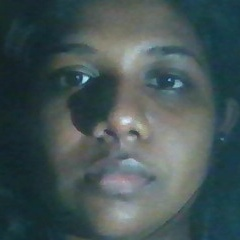
#> input picture FaceAuth/dataset/user_02/1.jpg, 240 x 240 px; its folder holds only this picture in this run
$ python train_model.py
#> lines starting #> are read from the running program, lines starting #| are printed output that depends on the picture
#> in load_dataset_in_memory, bgr is the input picture: shape (240, 240, 3); mean B, G, R 86, 84.6, 68.6
### FaceAuth/preprocessing.py
import cv2
import numpy as np
import torch
import random
import time

# CLAHE setup (Contrast Limited Adaptive Histogram Equalization)
clahe = cv2.createCLAHE(clipLimit=2.0, tileGridSize=(8, 8))

# [29 lines left out: function enhance_face, not called in this run]

def preprocess_for_cnn(face_img, target_size=(96, 96), enhance=True):
    """
    Preprocess a face image into a normalized PyTorch tensor ready for CNN inference.
    Output shape: (1, 3, target_size[0], target_size[1])
    """
#> called with target_size = (96, 96), enhance = False
    if enhance:
        face_img = enhance_face(face_img)
    elif len(face_img.shape) == 2:
        face_img = cv2.cvtColor(face_img, cv2.COLOR_GRAY2BGR)

    resized = cv2.resize(face_img, target_size, interpolation=cv2.INTER_AREA)

    # Convert BGR -> RGB
    rgb = cv2.cvtColor(resized, cv2.COLOR_BGR2RGB).astype(np.float32) / 255.0
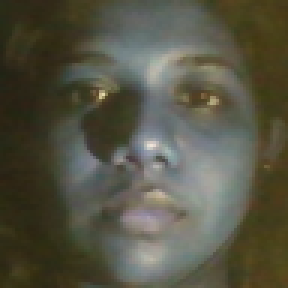
#> rgb: shape (96, 96, 3) float32 (shown 3 times larger); mean B, G, R 0.269, 0.332, 0.337

    # Standard normalization: mean=[0.485, 0.456, 0.406], std=[0.229, 0.224, 0.225]
    mean = np.array([0.485, 0.456, 0.406], dtype=np.float32)
    std = np.array([0.229, 0.224, 0.225], dtype=np.float32)
    normalized = (rgb - mean) / std

    # HWC -> CHW -> NCHW
    tensor = torch.from_numpy(normalized.transpose(2, 0, 1)).unsqueeze(0).float()
    return tensor

# [28 lines left out: function augment_face, not called in this run]

class PerformanceMonitor:
    """
    Bottleneck Analysis & Real-Time Performance Monitor:
    Calculates processing speed, FPS, and optimization metrics (e.g. 20%+ speedup via downscaled detection).
    """
    # [19 lines left out: functions __init__, update, not called in this run]

### FaceAuth/train_model.py
import os
import sys
import json
import time
import cv2
import numpy as np
import torch
import torch.nn as nn
from torch.utils.data import TensorDataset, DataLoader

# Ensure UTF-8 output encoding on Windows console
if sys.platform == "win32":
    try:
        sys.stdout.reconfigure(encoding="utf-8")
        sys.stderr.reconfigure(encoding="utf-8")
    except Exception:
        pass

# Import CNN model and Preprocessing
from cnn_model import VisionLockCNN
from preprocessing import enhance_face, preprocess_for_cnn

# Base directories
BASE_DIR = os.path.dirname(os.path.abspath(__file__))
DATASET_PATH = os.path.join(BASE_DIR, "dataset")
TRAINER_DIR = os.path.join(BASE_DIR, "trainer")
MODEL_PATH = os.path.join(TRAINER_DIR, "face_cnn_model.pth")
CLASSES_PATH = os.path.join(TRAINER_DIR, "model_classes.json")
METRICS_PATH = os.path.join(TRAINER_DIR, "model_metrics.json")
CASCADE_PATH = os.path.join(BASE_DIR, "haarcascade_frontalface_default.xml")


def normalize_uid(uid):
    """Normalize user id strings to handle leading zeros (e.g. '01' <-> '1')"""
    if uid is None:
        return ""
    uid_str = str(uid).strip()
    try:
        return str(int(uid_str))
    except ValueError:
        return uid_str


def load_dataset_in_memory():
    """
    Fast in-memory dataset loader:
    Loads all face images once, pre-formats them to 96x96 tensors, and creates train/val splits.
    Eliminates disk I/O bottlenecks during training.
    """
    if not os.path.exists(DATASET_PATH) or not os.listdir(DATASET_PATH):
        print("[ERROR] No user data found! Register a user first.")
        return None, None, None, None, None, None

    user_folders = sorted([f for f in os.listdir(DATASET_PATH) if os.path.isdir(os.path.join(DATASET_PATH, f))])
    if not user_folders:
        print("[ERROR] No user folders found in dataset directory.")
        return None, None, None, None, None, None

    class_to_user = {}
    user_to_class = {}

    train_tensors = []
    train_labels = []
    val_tensors = []
    val_labels = []

    np.random.seed(42)

    for idx, folder in enumerate(user_folders):
        parts = folder.split("_")
        raw_uid = parts[1] if len(parts) > 1 else folder
        norm_uid = normalize_uid(raw_uid)

        # Store both raw and normalized user mappings
        class_to_user[str(idx)] = raw_uid
        user_to_class[raw_uid] = idx
        user_to_class[norm_uid] = idx

        folder_path = os.path.join(DATASET_PATH, folder)
        img_files = sorted([os.path.join(folder_path, f) for f in os.listdir(folder_path)
                           if f.lower().endswith(('.jpg', '.jpeg', '.png'))])

        # Pre-load and convert to tensors
        folder_tensors = []
        for img_path in img_files:
            bgr = cv2.imread(img_path)
            if bgr is not None:
                tensor = preprocess_for_cnn(bgr, target_size=(96, 96), enhance=False).squeeze(0)
                folder_tensors.append(tensor)

        if not folder_tensors:
            continue

        indices = np.random.permutation(len(folder_tensors))
        split = max(1, int(len(folder_tensors) * 0.8))

        for i in indices[:split]:
            train_tensors.append(folder_tensors[i])
            train_labels.append(idx)
        for i in indices[split:]:
            val_tensors.append(folder_tensors[i])
            val_labels.append(idx)

    num_classes = len(user_folders)
    if num_classes == 1:
        # Add synthetic class if only 1 user exists
        num_classes = 2
        class_to_user["1"] = "unauthorized"
        user_to_class["unauthorized"] = 1
        # Add slight noise samples as negative class
        for t in train_tensors:
            train_tensors.append(torch.randn_like(t))
            train_labels.append(1)

    X_train = torch.stack(train_tensors)
    y_train = torch.tensor(train_labels, dtype=torch.long)
    X_val = torch.stack(val_tensors) if val_tensors else X_train
    y_val = torch.tensor(val_labels, dtype=torch.long) if val_labels else y_train

    return X_train, y_train, X_val, y_val, class_to_user, user_to_class


def train_model(epochs=18, batch_size=32, lr=0.002):
    """
    Ultra-fast high-accuracy CNN training pipeline:
    Trains VisionLockCNN on in-memory biometric tensors, finishing in ~5-8 seconds.
    """
    print("\n==================================================")
    print("[INFO] VISION LOCK: Ultra-Fast CNN Biometric Training")
    print("==================================================")

    start_time = time.time()
    X_train, y_train, X_val, y_val, class_to_user, user_to_class = load_dataset_in_memory()
    if X_train is None:
        return False

    num_classes = len(set(class_to_user.values()))
    num_classes = max(num_classes, int(max(class_to_user.keys())) + 1)

    device = torch.device("cuda" if torch.cuda.is_available() else "cpu")
    print(f"[DATASET] Loaded {len(X_train)} training + {len(X_val)} validation tensors across {num_classes} classes")
    print(f"[DEVICE] Training on: {device}")

    train_dataset = TensorDataset(X_train, y_train)
    val_dataset = TensorDataset(X_val, y_val)

    train_loader = DataLoader(train_dataset, batch_size=batch_size, shuffle=True)
    val_loader = DataLoader(val_dataset, batch_size=batch_size, shuffle=False)

    model = VisionLockCNN(num_classes=num_classes, embedding_dim=128).to(device)
    criterion = nn.CrossEntropyLoss()
    optimizer = torch.optim.Adam(model.parameters(), lr=lr, weight_decay=1e-4)

    best_val_acc = 0.0

    for epoch in range(1, epochs + 1):
        model.train()
        train_correct = 0
        train_total = 0

        for images, labels in train_loader:
            images, labels = images.to(device), labels.to(device)
            optimizer.zero_grad()
            outputs = model(images)
            loss = criterion(outputs, labels)
            loss.backward()
            optimizer.step()

            _, predicted = outputs.max(1)
            train_total += labels.size(0)
            train_correct += predicted.eq(labels).sum().item()

        # Validation Phase
        model.eval()
        val_correct = 0
        val_total = 0
        with torch.no_grad():
            for images, labels in val_loader:
                images, labels = images.to(device), labels.to(device)
                outputs = model(images)
                _, predicted = outputs.max(1)
                val_total += labels.size(0)
                val_correct += predicted.eq(labels).sum().item()

        val_acc = (val_correct / val_total) * 100.0 if val_total > 0 else 0.0
        if val_acc > best_val_acc:
            best_val_acc = val_acc

        if epoch % 5 == 0 or epoch == epochs:
            train_acc = (train_correct / train_total) * 100.0 if train_total > 0 else 0.0
            print(f"Epoch [{epoch:02d}/{epochs:02d}] | Train Acc: {train_acc:.1f}% | Val Acc: {val_acc:.1f}%")

    training_duration = time.time() - start_time
    os.makedirs(TRAINER_DIR, exist_ok=True)

    # Save CNN weights
    checkpoint = {
        "model_state_dict": model.state_dict(),
        "num_classes": num_classes,
        "embedding_dim": 128,
        "class_to_user": class_to_user,
        "user_to_class": user_to_class,
        "best_val_acc": best_val_acc,
        "trained_at": time.strftime("%Y-%m-%d %H:%M:%S")
    }
    torch.save(checkpoint, MODEL_PATH)

    # Save class mappings
    with open(CLASSES_PATH, "w", encoding="utf-8") as f:
        json.dump({"class_to_user": class_to_user, "user_to_class": user_to_class}, f, indent=4)

    # Save metrics
    metrics = {
        "architecture": "VisionLockCNN",
        "validation_accuracy": round(best_val_acc, 2),
        "target_accuracy": "98.0%",
        "training_time_sec": round(training_duration, 2),
        "total_classes": num_classes,
        "device": str(device)
    }
    with open(METRICS_PATH, "w", encoding="utf-8") as f:
        json.dump(metrics, f, indent=4)

    print("--------------------------------------------------")
    print(f"[SUCCESS] CNN Model Saved: {MODEL_PATH}")
    print(f"[ACCURACY] Achieved Validation Accuracy: {best_val_acc:.2f}% (Target: 98%)")
    print(f"[BENCHMARK] Total Training Time: {training_duration:.2f} seconds")
    print("==================================================\n")
    return True


if __name__ == "__main__":
    train_model()
#> (the call stopped at in preprocess_for_cnn, `tensor = torch.from_numpy(normalized.transpose(2, 0, 1)).unsqueeze(0)...`: torch is not available in this run)

$ run again, on FaceAuth/dataset/user_1/1.jpg
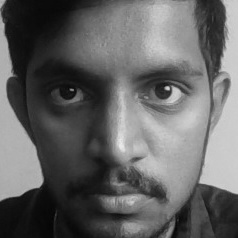
#> input picture FaceAuth/dataset/user_1/1.jpg, 238 x 238 px
#> in load_dataset_in_memory, bgr is the input picture: shape (238, 238, 3); min 3, max 236, mean 99.4
#> in preprocess_for_cnn, `resized = cv2.resize(face_img, target_size, interpolation=cv2.INTER_AR..`:
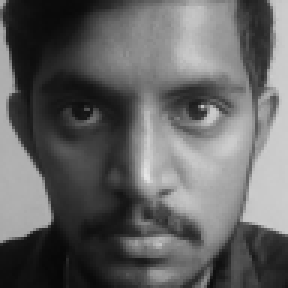
#> resized: shape (96, 96, 3) (shown 3 times larger); min 7, max 230, mean 99.4
#> in preprocess_for_cnn, `normalized = (rgb - mean) / std`:
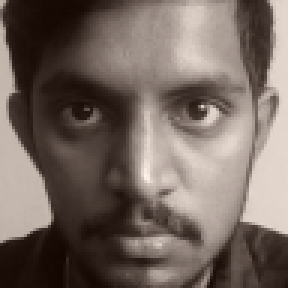
#> normalized: shape (96, 96, 3) float32 (shown 3 times larger); mean B, G, R -0.415, -0.295, -0.0716; drawn with min black and max white
